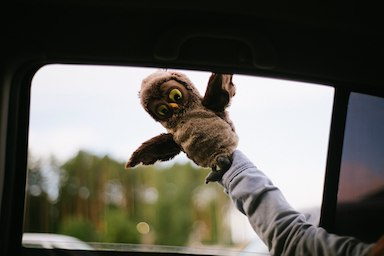
#> input picture Основы программирования/Библиотеки Python. Работа с графическими файлами/image.jpg, 384 x 256 px
$ python 'Диагональное отражение.py'
#> lines starting #> are read from the running program, lines starting #| are printed output that depends on the picture
from PIL import Image


def mirror():
    im = Image.open("image.jpg")
#> im is the input picture: PIL image 384x256 RGB; mean R, G, B 96.1, 94.6, 86.7
    res_jpg = im.transpose(Image.ROTATE_90).transpose(Image.FLIP_LEFT_RIGHT)
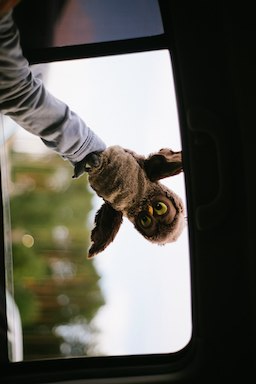
#> res_jpg: PIL image 256x384 RGB; mean R, G, B 96.1, 94.6, 86.7
    res_jpg.save('res1.jpg')

mirror()
